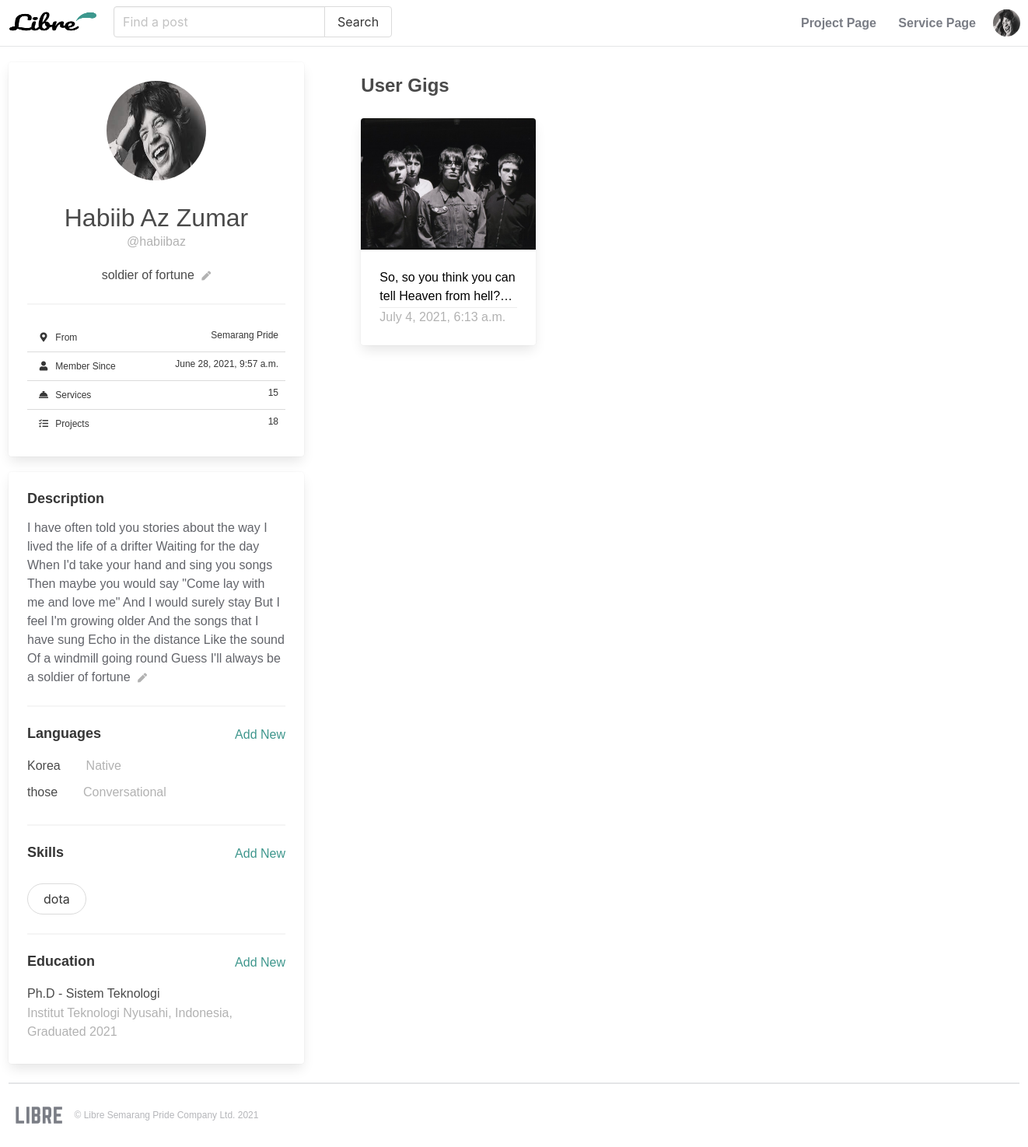
/profile/habiibaz/ (signed in), run on the app's committed database.
### account/models.py (models this page shows, shortened)
class Account (AbstractBaseUser):
	email					= models.EmailField(verbose_name='email', unique= True)
	username				= models.CharField(max_length=30, unique=True)
	date_joined				= models.DateTimeField(verbose_name='date joined', auto_now_add=True)
	last_login				= models.DateTimeField(verbose_name='last login', auto_now=True)
	is_admin				= models.BooleanField(default=False)
	is_active				= models.BooleanField(default=True)
	is_staff				= models.BooleanField(default=False)
	is_superuser			= models.BooleanField(default=False)
	image					= models.ImageField(upload_to=upload_location, null=True, blank=True)
	first_name				= models.CharField(max_length=50, null=True, blank=True)
	last_name				= models.CharField(max_length=50, null=True, blank=True)
	origin					= models.CharField(max_length=50, null=True, blank=True)
	status					= models.CharField(max_length=50, null=True, blank=True)
	description				= models.TextField(max_length=2000, null=True, blank=True)
	slug 					= models.SlugField()
	USERNAME_FIELD = 'email'
	REQUIRED_FIELDS = ['username']
	objects = MyAccountManager()

class Language(models.Model):
    language_name 			= models.CharField(max_length=100, null=True, blank=True)
    language_level 			= models.CharField(max_length=100, null=True, blank=True)
    author 					= models.ForeignKey(settings.AUTH_USER_MODEL, on_delete=models.CASCADE)

class Skill(models.Model):
    skill_name 				= models.CharField(max_length=100, null=False, blank=True)
    skill_level 			= models.CharField(max_length=100, null=False, blank=True)
    author 					= models.ForeignKey(settings.AUTH_USER_MODEL, on_delete=models.CASCADE)

class Education(models.Model):
    country 				= models.CharField(max_length=100, null=True, blank=True)
    collage 				= models.CharField(max_length=100, null=True, blank=True)
    title 					= models.CharField(max_length=100, null=True, blank=True)
    major 					= models.CharField(max_length=100, null=True, blank=True)
    year 					= models.CharField(max_length=100, null=True, blank=True)
    author 					= models.ForeignKey(settings.AUTH_USER_MODEL, on_delete=models.CASCADE)

### blog/models.py (models this page shows, shortened)
class BlogPost(models.Model):
	title 					= models.CharField(max_length=50, null=False, blank=False)
	body 					= models.TextField(max_length=2000, null=False, blank=False)
	image		 			= models.ImageField(upload_to=upload_location, null=True, blank=True)
	date_published 			= models.DateTimeField(auto_now_add=True, verbose_name="date published")
	date_updated 			= models.DateTimeField(auto_now=True, verbose_name="date updated")
	author 					= models.ForeignKey(settings.AUTH_USER_MODEL, on_delete=models.CASCADE)
	category 				= models.ForeignKey(Category, on_delete=models.CASCADE, null=False)
	subcategory 			= models.ForeignKey(SubCategory, on_delete=models.CASCADE, null=False)
	deadline 				= models.PositiveIntegerField(blank=False, null=False)
	budget 					= models.BigIntegerField(blank=False, null=False)
	slug 					= models.SlugField()

### account/views.py (the view, shortened to what this page needs)
# urls.py: path('profile/<slug>/', profile_view, name='profile'),
@login_required
def profile_view(request, slug):
	context={}
	user = request.user
	account = get_object_or_404(Account, slug=slug)
	project_list = BlogPost.objects.filter(author=account.id).all()
	if request.POST.get('status'):
		account.status = request.POST.get('status')
		account.save()
		return redirect('profile', slug=slug)
	if request.POST.get('description'):
		account.description = request.POST.get('description')
		account.save()
		return redirect('profile', slug=slug)
	formlanguage = UpdateLanguageForm(request.POST or None)
	formskill = UpdateSkillForm(request.POST or None)
	formsedu = UpdateEducationForm(request.POST or None)
	language = Language.objects.filter(author=account.id)
	skill = Skill.objects.filter(author=account.id)
	education = Education.objects.filter(author=account.id)
	form = UpdateProfileForm(
			initial={
					"first_name": account.first_name,
					"last_name": account.last_name,
					"origin": account.origin,
					"image": account.image,
					"status": account.status,
					"description": account.description,
				}
			)
	context['user'] = user
	context['form'] = form
	context['account'] = account
	context['project_list'] = project_list
	context['language'] = language
	context['skill'] = skill
	context['education'] = education
	return render(request, 'account/profile.html', context)

### account/templates/account/profile.html (shortened to what this page needs)
{% load static %}
<!DOCTYPE html>
<html>
    <head>
        <link rel="stylesheet" href="https://cdn.jsdelivr.net/npm/bulma@0.9.2/css/bulma.min.css">
        <link rel="stylesheet" href="https://pro.fontawesome.com/releases/v5.10.0/css/all.css"/>
        <link rel="stylesheet" type="text/css" href="{% static 'css/main.css' %}">
    </head>
    <body>
        {% if request.user.is_authenticated %}
        <nav class="navbar" role="navigation" aria-label="main navigation" id="buyernavbar">
          <div class="navbar-start" id="buyernavbarstart">
            <div class="navbar-brand mb-1">
              <a class="navbar-item" href="{% url 'buyerpage' %}">
                <img src="{% static 'images/librelogo.png' %}" width="112" height="28">
              </a>
            </div>
            <div class="field has-addons" id="searchbar">
              <p class="control">
                <input class="input" type="text" placeholder="Find a post">
              </p>
              <p class="control">
                <button class="button">
                  Search
                </button>
              </p>
            </div>
          </div>
          <div class="navbar-end" id="buyernavbarend">
            <div class="header-tab">
              <a href="{% url 'buyerpage' %}" class="navbar-item">
                Project Page
              </a>
              <a href="{% url 'service:sellerpage' %}" class="navbar-item">
                Service Page
              </a>
            </div>
            <div class="dropdown is-right" id="buyerpagedropdown">
              <div class="dropdown-trigger">
                <span>
                  <figure class="image" >
                    <img style="width: 35px; height: 35px; border-radius: 50%;" src="{{account.image.url}}">
                  </figure>
                </span>
              </div>
            </div>
            </div>
        </nav>
          <div class="profile-container">
            <div class="columns">
              <div class="column is-one-third">
                <div class="profile-head-content">
                  <div class="card" style="width: 380px;">
                    <div class="card-content">
                      <div class="media">
                        <div class="media-left" style="margin-left: auto; margin-right: auto;">
                          <figure class="image is-square is-128x128">
                            <img class="is-rounded" src="{{account.image.url}}" alt="Placeholder image">
                          </figure>
                        </div>
                      </div>
                      <div class="content has-text-centered">
                        <div class="firstlast-name" id="firstlast-name">
                          <p style="font-size: 2em; margin: 0px; display: inline-block; width: 250px; word-wrap: ">{{account.first_name}} {{account.last_name}}</p>
                          <p style="font-size: 1em; color: #b2b2b2; margin: -5px;">@{{account.username}}</p>
                        </div>
                      </div>
                      <div class="content has-text-centered" style="margin-top: 10px;">
                        <div class="profile-status" id="profile-status" style="margin-bottom: 10px;">
                          <p id="status-text">
                            {{account.status}}
                            {% if account.email == request.user.email %}
                            <i class="fas fa-pen" id="edit-pen-status" style="margin-left: 5px; font-size: 12px;"></i>
                            {% endif %}
                          </p>
                        </div>
                        <hr>
                        <table class="table" style="font-size: 0.75em;">
                          <tr>
                            <td class="has-text-left">
                              <span class="icon">
                                <i class="fas fa-map-marker-alt"></i>
                              </span>
                              <span>From</span>
                            </td>
                            <td class="has-text-right">{{account.origin}}</td>
                          </tr>
                          <tr>
                            <td class="has-text-left">
                              <span class="icon">
                                <i class="fas fa-user"></i>
                              </span>
                              <span>Member Since</span>
                            </td>
                            <td class="has-text-right">{{account.date_joined}}</td>
                          </tr>
                          <tr>
                            <td class="has-text-left">
                              <span class="icon">
                                <i class="fas fa-concierge-bell"></i>
                              </span>
                              <span>Services</span>
                            </td>
                            <td class="has-text-right">15</td>
                          </tr>
                          <tr>
                            <td class="has-text-left">
                              <span class="icon">
                                <i class="fas fa-tasks"></i>
                              </span>
                              <span>Projects</span>
                            </td>
                            <td class="has-text-right">18</td>
                          </tr>
                        </table>
                      </div>
                    </div>
                  </div>
                </div>
                <div class="card" style="margin-top: 20px; width: 380px;">
                  <div class="card-content">
                    <div class="content">
                      <h5>Description</h5>
                      <p style="color: #62646a;" id="profile-desc">
                        {{account.description}}
                        {% if account.email == request.user.email %}
                        <i class="fas fa-pen" id="edit-pen-desc" style="margin-left: 5px; font-size: 12px;"></i>
                        {% endif %}
                      </p>
                    </div>
                    <hr>
                    <div class="content">
                      <div class="profile-language">
                        <div class="language-header" id="language-header">
                          <h5 style="float: left;">Languages</h5>
                          {% if account.email == request.user.email %}
                          <p style="color: #3F978D; float: right; cursor: pointer;" id="add-language-but">Add New</p>
                          {% else %}
                          <div class="clear" style="clear: left;"></div>
                          {% endif %}
                          {% for lang in language %}
                          <div class="language-namelevel" style="margin-bottom: 5px;">
                            <span>{{lang.language_name}}</span>
                            <span class="icon">
                            </span>
                            <span style="color: #b2b2b2">{{lang.language_level}}</span>
                          </div>
                          {% endfor %}
                        </div>
                      </div>
                    </div>
                    <hr>
                    <div class="content">
                      <div class="profile-skill">
                        <div class="skill-header" id="skill-header">
                          <h5 style="float: left;">Skills</h5>
                          {% if account.email == request.user.email %}
                          <p style="color: #3F978D; float: right; cursor: pointer;" id="add-skill-but">Add New</p>
                          {% else %}
                          <div class="clear" style="clear: left;"></div>
                          {% endif %}
                          <div class="skill-namelevel" style="margin-bottom: 5px;">
                            {% for sk in skill %}
                            <span>
                              <button class="button is-rounded" style="margin-top: 10px; margin-right: 5px;">{{sk.skill_name}}
                              </button>
                            </span>
                            {% endfor %}
                          </div>
                        </div>
                      </div>
                    </div>
                    <hr>
                    <div class="content">
                      <div class="profile-education">
                        <div class="education-header" id="education-header">
                          <h5 style="float: left;">Education</h5>
                          {% if account.email == request.user.email %}
                          <p style="color: #3F978D; float: right; cursor: pointer;" id="add-education-but">Add New</p>
                          {% else %}
                          <div class="clear" style="clear: left;"></div>
                          {% endif %}
                          {% for edu in education %}
                          <div class="education-desc" id="education-desc" style="margin-bottom: 5px;">
                            <p style="display: inline-block;">{{ edu.title }} - {{ edu.major }}</p>
                            <p style="color: #b2b2b2; margin-top: -15px;">{{edu.collage}}, {{edu.country}}, Graduated {{edu.year}}</p>
                          </div>
                          {% endfor %}
                        </div>
                      </div>
                    </div>
                  </div>
                </div>
              </div>
              <div class="column" >
                <div class="column">
                  <h3 style="font-size: 1.5em; font-weight: 750;">User Gigs</h3>
                </div>
                <div class="column" style="display:grid; max-width: 800px; grid-gap: 40px; grid-template-columns: repeat(auto-fill, 225px);">
                  {% for prjl in project_list %}
                   <div class="card" id="profile-postcard">
                    <div class="card-image">
                      <a href="{% url 'blog:detail' prjl.slug %}">
                        <figure class="image is-4by3">
                          <img src="{{prjl.image.url}}" alt="Placeholder image">
                        </figure>
                      </a>
                    </div>
                    <div class="card-content">
                      <a href="{% url 'blog:detail' prjl.slug %}" style="color: black; margin-bottom: 5px;">
                        <div class="content" id="post-body-profile">
                          {{prjl.body|safe}}
                        </div>
                      </a>
                      <footer class="card-footer">
                        <time datetime="2016-1-1">{{prjl.date_published}}</time>
                      </footer>
                    </div>
                  </div>
                  {% endfor %}
                </div>
              </div>
            </div>
            <div class="libre-footer" style="height: 80px; border-top: 2px solid #e4e5e7">
              <div class="content-left">
                <img style="width: 80px; height: 80px; display: inline-block; margin-bottom: -6px;" src="{% static 'images/libre.png' %}">
                <p style="font-size: 12px; color: #b5b6ba; display: inline-block; position: relative; bottom: 30px;">&copy; Libre Semarang Pride Company Ltd. 2021</p>
              </div>
            </div>
          </div>
    {% endif %}
    </body>
</html>

### data on the page
Account: image (picture), first_name "Habiib", last_name "Az Zumar", username "habiibaz", status "soldier of fortune", origin "Semarang Pride", date_joined "June 28, 2021, 9:57 a.m.", description "I have often told you stories about the way I lived the life of a drifter Waiting for the day When I'd take your hand and sing you songs Then maybe you would say \"Come lay with me and love me\" And I would surely stay But I feel I'm growing older And the songs that I have sung Echo in the distance Like the sound Of a windmill going round Guess I'll always be a soldier of fortune"
Language: language_name "Korea", language_level "Native"
Language: language_name "those", language_level "Conversational"
Skill: skill_name "dota"
Education: title "Ph.D", major "Sistem Teknologi", collage "Institut Teknologi Nyusahi", country "Indonesia", year "2021"
BlogPost: image (picture), body "So, so you think you can tell Heaven from…", date_published "July 4, 2021, 6:13 a.m."
